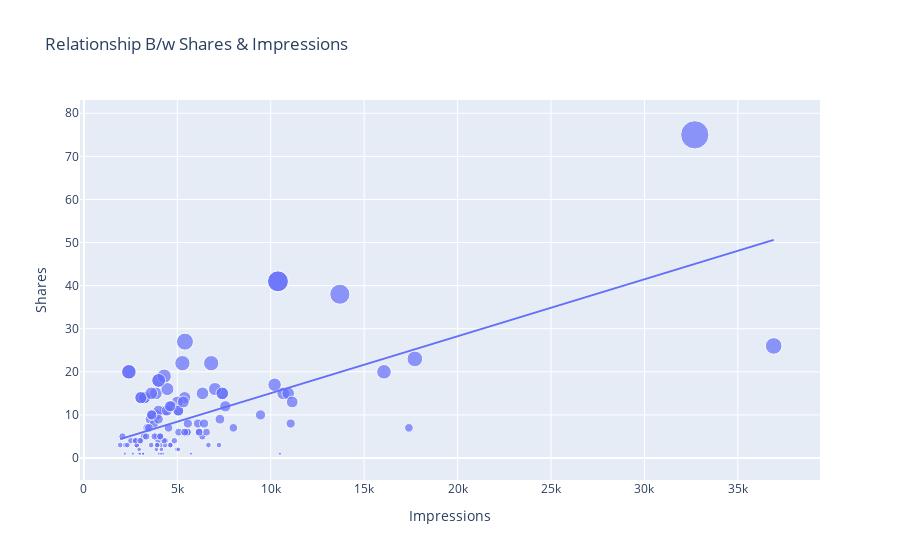

Notebook cell for this chart:
### Code cell
# Relation b/w Shares
fig = px.scatter(data_frame= df, x="Impressions", y="Shares", size ="Shares", trendline="ols",
                 title=" Relationship B/w Shares & Impressions")
fig.show()
